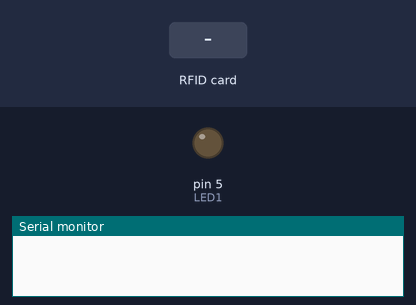
The sketch below on a simulated Arduino Uno, built with avr-gcc and run on an emulated ATmega328P. Shown: output pins drawn as LEDs (lit = HIGH), the last lines printed to the serial monitor. Inputs (shaded band) come from the test bench. Pins used as bus, display or sensor lines are not drawn.

Above: at 1.3 s.
1.4 s: RFID card 5E 7A 19 C4 held to the reader
At 1.6 s:
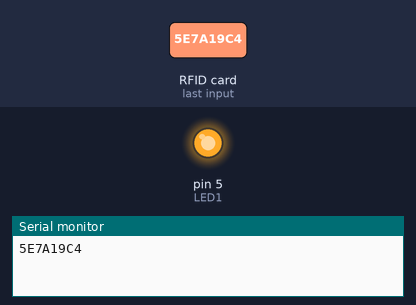
Timing chart, 0 to 4.4 s (numbered marks = the images above; inputs shaded):
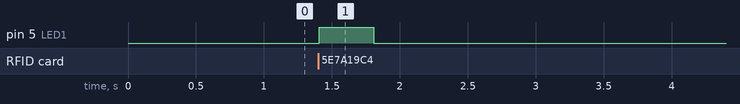

Measured:
- after the input at 1.4 s, pin 5 (LED1): LOW → HIGH at once, → LOW 0.40 s later

The sketch:

ReadUidMultiReader.ino
```cpp
#include <SPI.h>
#include <MFRC522.h>

#define RST_PIN         9
#define SS_1_PIN        10
#define SS_2_PIN        4

#define NR_OF_READERS   2
const int LED1 = 5;
byte ssPins[] = {SS_1_PIN, SS_2_PIN};

MFRC522 mfrc522[NR_OF_READERS];

void setup() {

  Serial.begin(9600);
  while (!Serial);

  SPI.begin();
  pinMode(LED1, OUTPUT);
  digitalWrite(LED1,LOW);

//  Serial.println("Setup...");
  for (uint8_t reader = 0; reader < NR_OF_READERS; reader++) {
    mfrc522[reader].PCD_Init(ssPins[reader], RST_PIN);
//    Serial.print(F("Reader "));
//    Serial.print(reader);
//    Serial.print(F(": "));
//    mfrc522[reader].PCD_DumpVersionToSerial();
//    Serial.print("MFRC522 software version = ");
//    Serial.println(mfrc522[reader].PCD_ReadRegister(mfrc522[reader].VersionReg),HEX);
  }
}


void loop() {

  for (uint8_t reader = 0; reader < NR_OF_READERS; reader++) {


    if (mfrc522[reader].PICC_IsNewCardPresent() && mfrc522[reader].PICC_ReadCardSerial()) {

//      Serial.print(F("Reader "));
//      Serial.print(reader);

//      Serial.print(F(": Card UID:"));
      dump_byte_array(mfrc522[reader].uid.uidByte, mfrc522[reader].uid.size);


      digitalWrite(LED1,HIGH);
      delay(400);
      digitalWrite(LED1,LOW);

      mfrc522[reader].PICC_HaltA();
      mfrc522[reader].PCD_StopCrypto1();
    }
  }
}


void dump_byte_array(byte *buffer, byte bufferSize) {
  for (byte i = 0; i < bufferSize; i++) {
//    Serial.print(buffer[i] < 0x10 ? " 0" : " ");
    Serial.print(buffer[i], HEX);
  }

  Serial.println();
}
```
